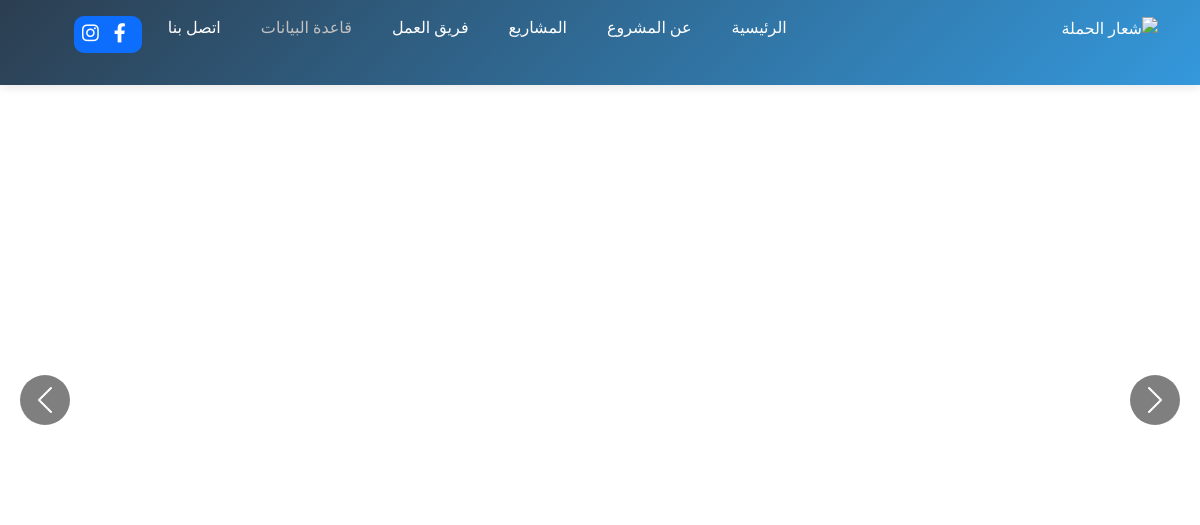
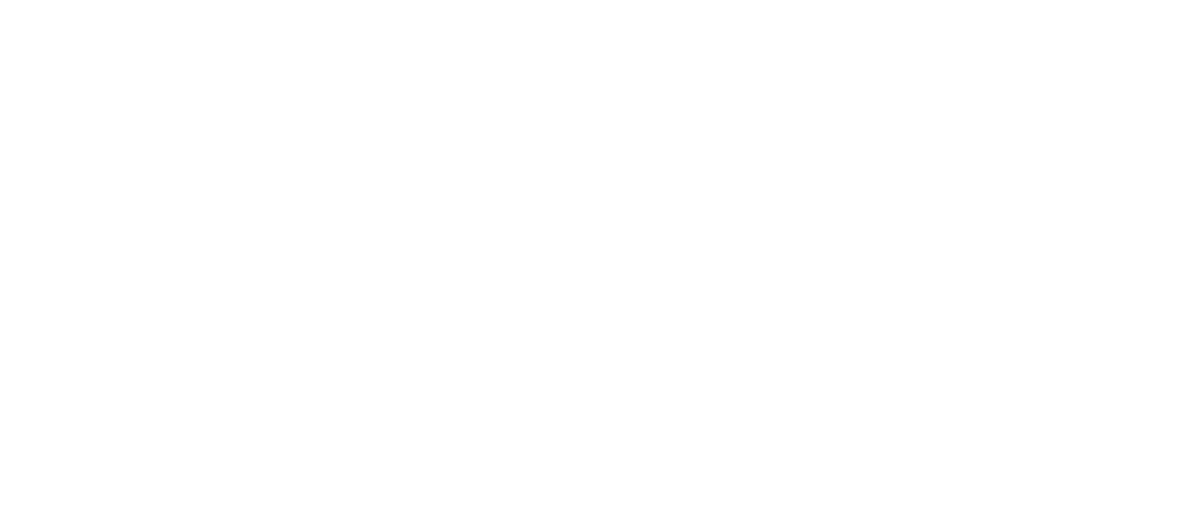
The app's page / (upper part), older data (2 pictures, top to bottom).
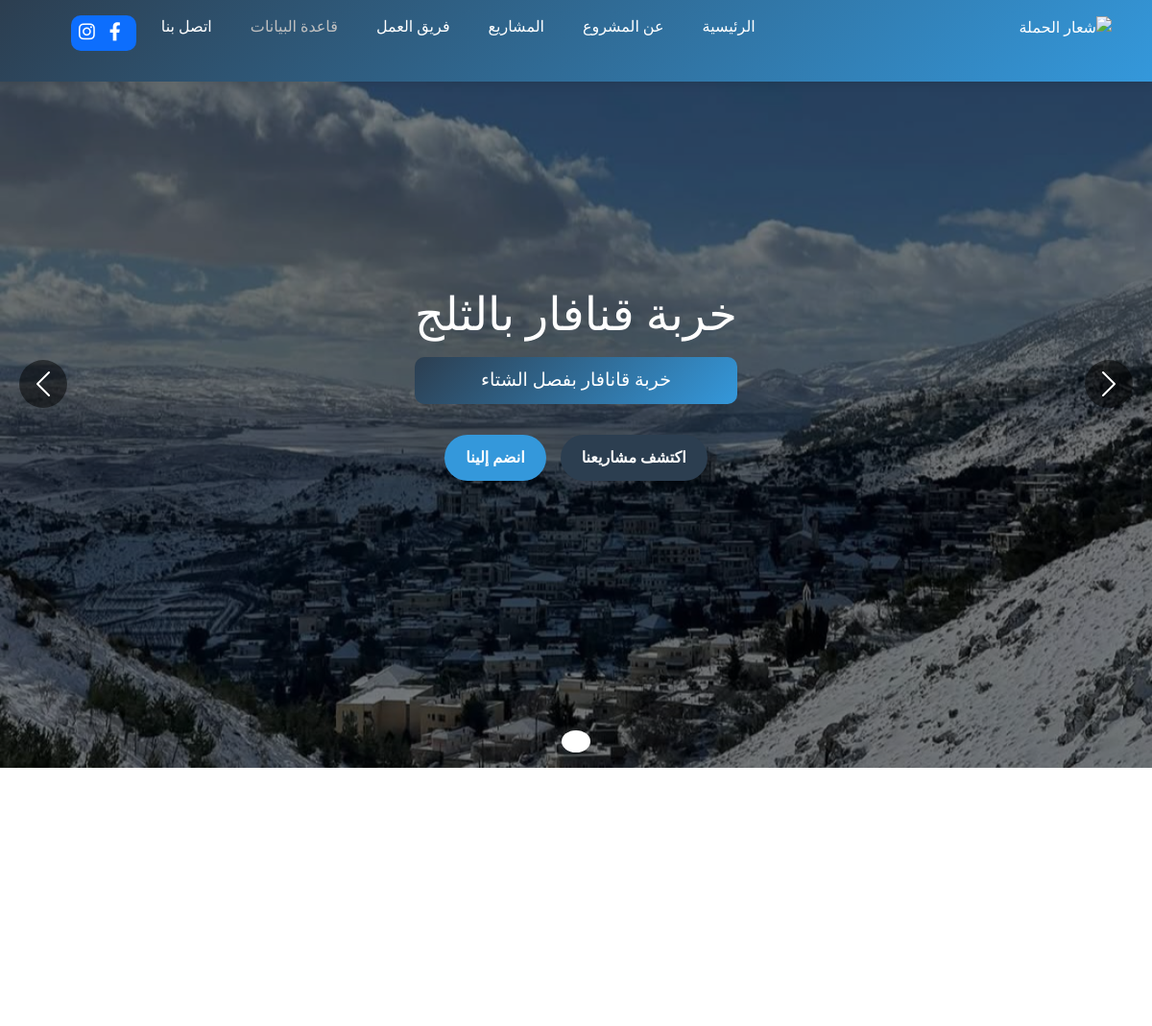
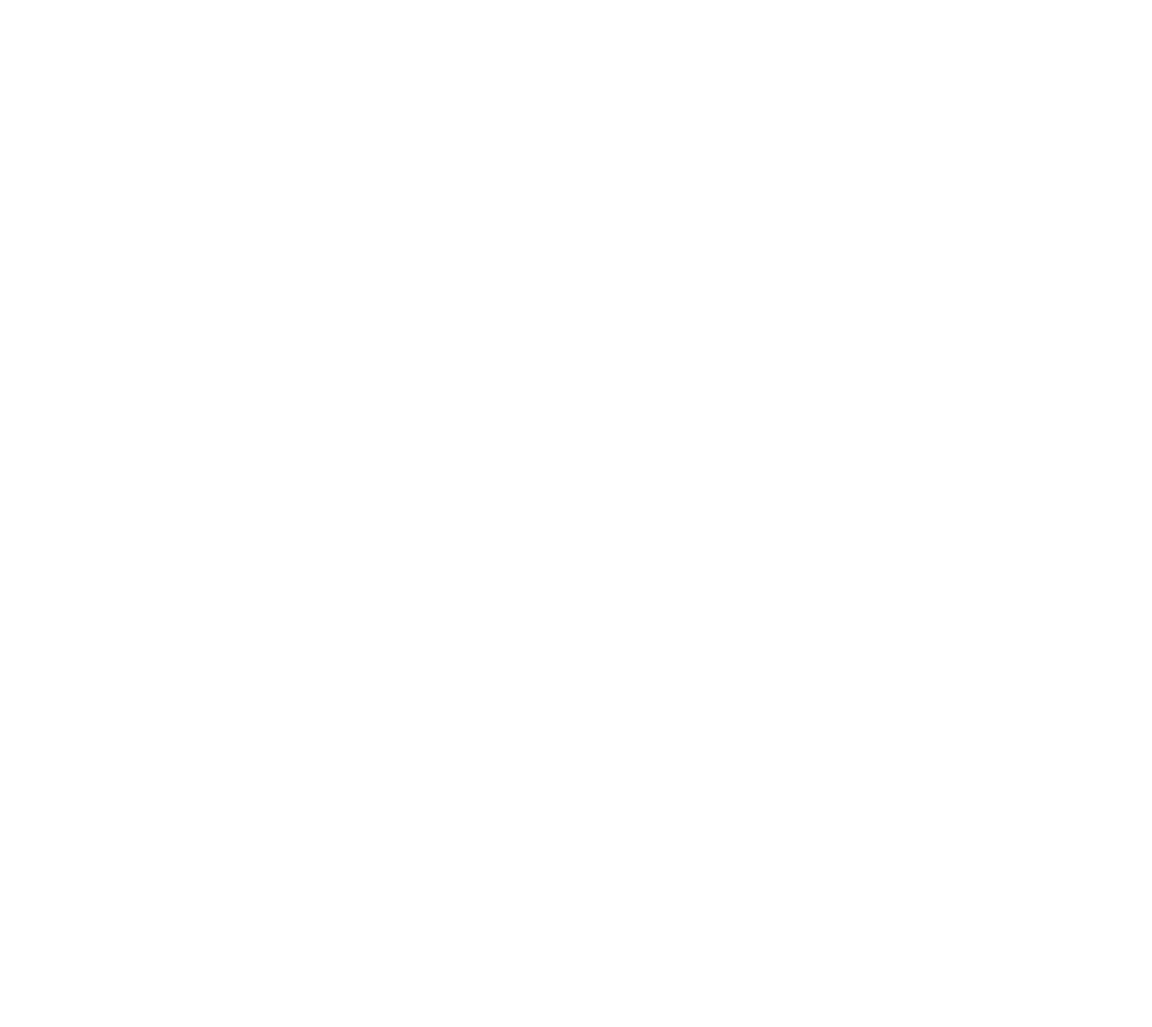
The same page, newer data (2 pictures, top to bottom).
### main/models.py (models this page shows, shortened)
class Gallery(models.Model):
    title = models.CharField(max_length=200, verbose_name="عنوان المشروع")
    description = models.TextField(verbose_name="وصف المشروع", null=True, blank=True)
    image = models.ImageField(upload_to='gallery/', verbose_name="صورة القريه")
    created_at = models.DateTimeField(auto_now_add=True)
    updated_at = models.DateTimeField(auto_now=True)

### main/views.py (the view)
# urls.py: path('', main,name='main'),
def main(request):
    projects = Project.objects.select_related('category').all()
    categories = Category.objects.all()
    persons = Person.objects.all()
    gallery = Gallery.objects.all()
    setting = MySetting.objects.last()
    context = {
        'projects': projects,
        'categories': categories,
        'persons': persons,
        'gall': gallery,
        'setting':setting,
    }
    return render(request, 'main.html', context)

### templates/main.html (shortened to what this page needs)
{% extends "base.html" %}
{% load static %}
{% block css %}
<link rel="stylesheet" href="{%static 'css/main.css'%}">
{% endblock css %}
    {% block main %}
    <section id="home">
        <div id="heroCarousel" class="carousel slide carousel-fade" data-bs-ride="carousel" data-bs-interval="5000">
            <div class="carousel-indicators">
                {% for gall in gall %}
                    <button type="button" data-bs-target="#heroCarousel" data-bs-slide-to="{{ forloop.counter0 }}"
                            {% if forloop.first %}class="active" aria-current="true"{% endif %}
                            aria-label="Slide {{ forloop.counter }}"></button>
                {% endfor %}
            </div>
            <div class="carousel-inner">
                {% for gall in gall %}
                    <div class="carousel-item{% if forloop.first %} active{% endif %}" style="background-image: url('{{ gall.image.url }}');">
                        <div class="carousel-overlay"></div>
                        <div class="container h-100 d-flex align-items-center justify-content-center">
                            <div class="carousel-content text-center text-white">
                                <h2 class="animate__animated animate__fadeInDown">{{ gall.title }}</h2>
                                <p class="animate__animated animate__fadeInUp">{{ gall.description }}</p>
                                <div class="hero-buttons">
                                    <a href="#projects" class="btn btn-primary animate__animated animate__fadeInUp">اكتشف مشاريعنا</a>
                                    <a href="#contact" class="btn btn-danger">انضم إلينا</a>
                                </div>
                            </div>
                        </div>
                    </div>
                {% endfor %}
            </div>
            <button class="carousel-control-prev" type="button" data-bs-target="#heroCarousel" data-bs-slide="prev">
                <span class="carousel-control-prev-icon" aria-hidden="true"></span>
            </button>
            <button class="carousel-control-next" type="button" data-bs-target="#heroCarousel" data-bs-slide="next">
                <span class="carousel-control-next-icon" aria-hidden="true"></span>
            </button>
        </div>
    </section>
<section class="section" id="about">
        <div class="container">
            <div class="about-content">
            </div>
        </div>
    </section>
<section class="section" id="team">
    <div class="container">
        <div class="team-members">
        </div>
    </div>
</section>
    {% endblock main %}

Row changes from the older to the newer data that the page shows:
added Gallery: image (picture), title "خربة قنافار بالثلج", description "خربة قانافار بفصل الشتاء"
